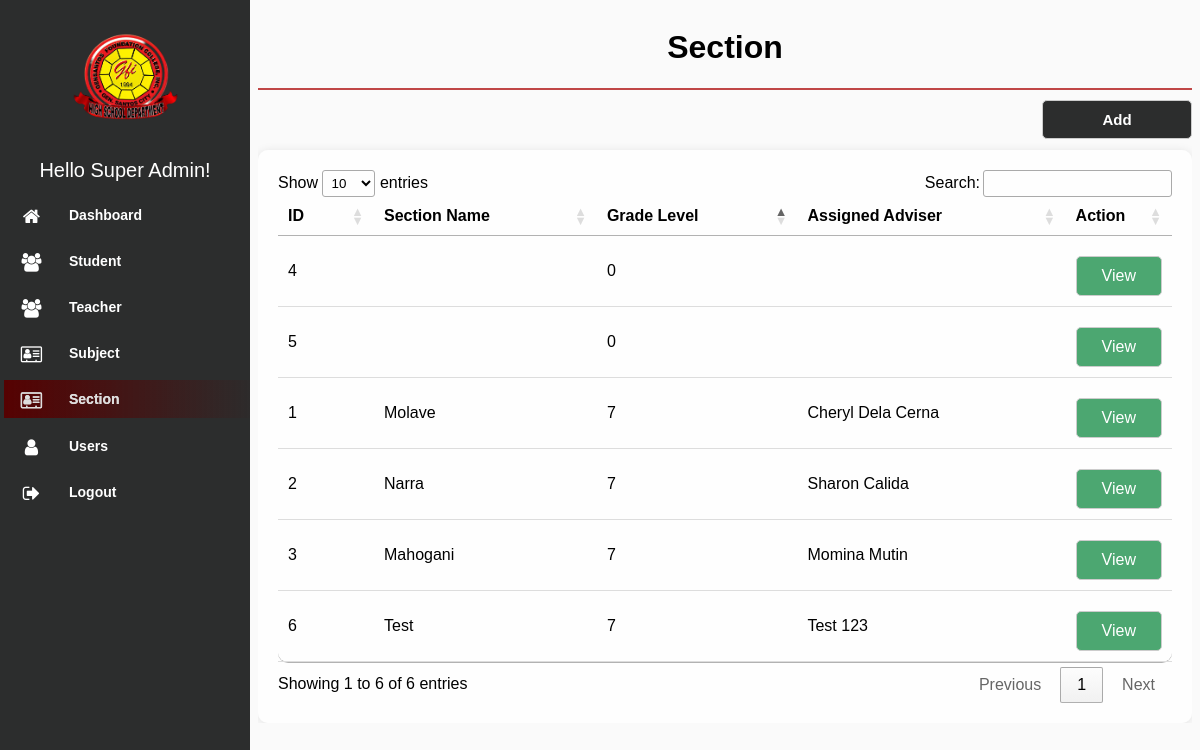
The app's page /modules/section/index_old.php (signed in), older data.
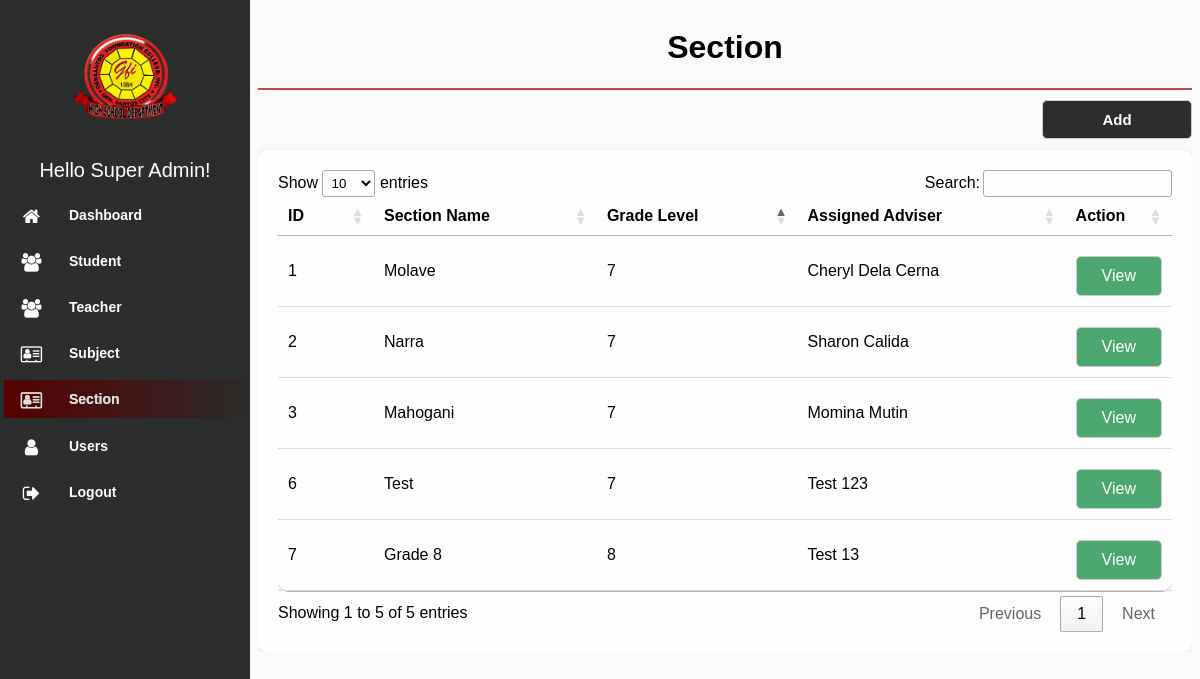
The same page, newer data.
### tables this page shows
CREATE TABLE `section` (
  `id` int(100) NOT NULL,
  `name` varchar(100) NOT NULL,
  `grade_level` int(5) NOT NULL,
  `teacher_id` varchar(100) NOT NULL,
  `del_status` varchar(100) NOT NULL
);

### modules/section/index_old.php (the view, shortened to what this page needs)
<!DOCTYPE html>
<html lang="en">
<head>
    <link rel="stylesheet" type="text/css" href="../../assets/css/font-awesome-4.7.0/css/menu.css">
    <link rel="stylesheet" type="text/css" href="../../assets/css/font-awesome-4.7.0/css/style.css">
    <link rel="stylesheet" type="text/css" href="../../assets/css/font-awesome-4.7.0/css/font-awesome.min.css" rel="stylesheet">
    <link rel="stylesheet" href="../../assets/css/jquery.dataTables.min.css">
</head>
<body>
    <?php
    $page = 'Section';
    include "../../navbar.php";
    include "../../db_conn.php";
    ?>
    <div class="content">
        <div class="header">
            <h1><?php if ($page) {echo $page;} ?></h1>
        </div>
        <div class="search-box">
            <a href="./add.php"><button>Add</button></a>
        </div>
        <div class="table_wrap">
            <table id="example" class="data list">
                <thead>
                    <th style="width: 60px;">ID</th>
                    <th>Section Name</th>
                    <th>Grade Level</th>
                    <th>Assigned Adviser</th>
                    <th style="width: 55px;">Action</th>
                </thead>
                <?php
                $squery = mysqli_query($conn, "
                    SELECT s.*, CONCAT(t.first_name, ' ', t.last_name) AS teacher_name
                    FROM section s
                    LEFT JOIN teacher t ON s.teacher_id = t.id
                    WHERE s.del_status != 'deleted'
                    ORDER BY s.grade_level ;
                ");
                while ($row = mysqli_fetch_array($squery)) {
                ?>
                <tr class="table-row">
                    <td><?php echo $row['id']; ?></td>
                    <td><?php echo $row['name']; ?></td>
                    <td><?php echo $row['grade_level']; ?></td>
                    <td><?php echo $row['teacher_name']; ?></td>
                    <td>
                        <a class="view" href="edit.php?id=<?php echo $row['id']; ?>">View</a>
                    </td>
                </tr>
                <?php } ?>
            </table>
        </div>
    </div>
</body>
</html>

Row changes from the older to the newer data that the page shows:
removed section: id "4", grade_level "0"
removed section: id "5", grade_level "0"
added section: id "7", name "Grade 8", grade_level "8", teacher_name "Test 13"
Text that changed along with them:
text written by a page script: "Show entries Search: Showing 1 to 6 of 6 entries Previous 1 Next" → "Show entries Search: Showing 1 to 5 of 5 entries Previous 1 Next"
